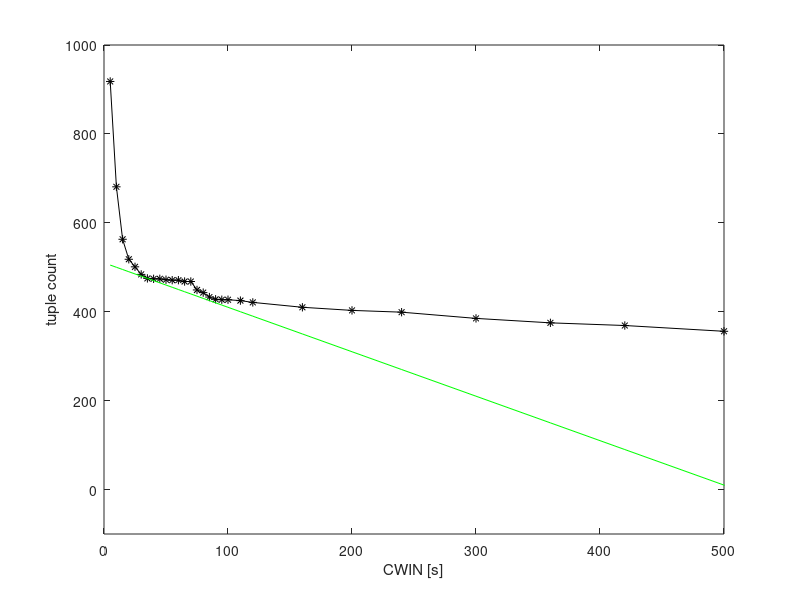

MATLAB code to generate this figure:
%Esercizio FFDA
load tupleCount-MercuryErrorLog.txt;
x=tupleCount_MercuryErrorLog(:,1);
y=tupleCount_MercuryErrorLog(:,2);
z=-x+x(9)+y(9);
plot(x,y,'-k*',x,z,'-r');
xlabel('CWIN [s]');
ylabel('tuple count')
axis([0 5000 -6000 6000]);

hold off;

load tupleCount-BGLErrorLog.txt;
x=tupleCount_BGLErrorLog(:,1);
y=tupleCount_BGLErrorLog(:,2);
z=-x+x(7)+y(7);
plot(x,y,'-k*',x,z,'-g');
xlabel('CWIN [s]');
ylabel('tuple count')
axis([0 500 -100 1000]);